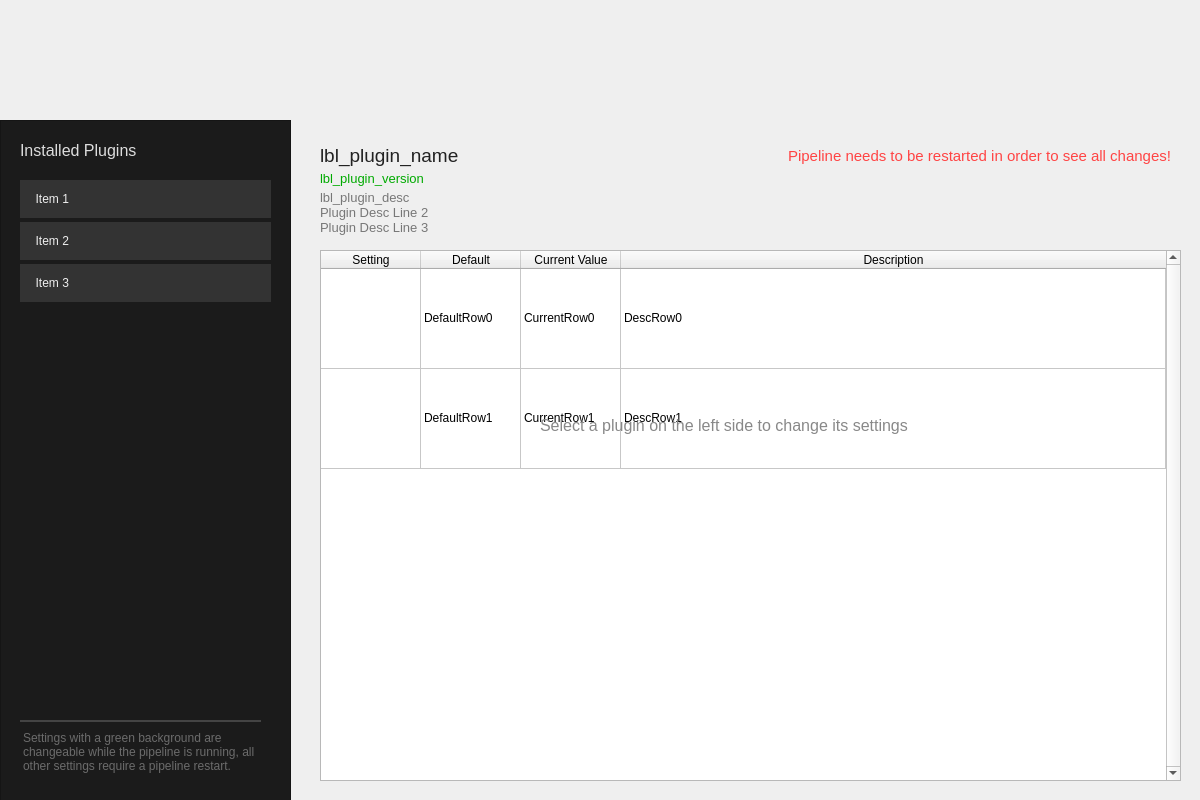
<?xml version="1.0" encoding="UTF-8"?>
<ui version="4.0">
 <class>MainWindow</class>
 <widget class="QMainWindow" name="MainWindow">
  <property name="geometry">
   <rect>
    <x>0</x>
    <y>0</y>
    <width>1200</width>
    <height>800</height>
   </rect>
  </property>
  <property name="sizePolicy">
   <sizepolicy hsizetype="Fixed" vsizetype="Fixed">
    <horstretch>0</horstretch>
    <verstretch>0</verstretch>
   </sizepolicy>
  </property>
  <property name="minimumSize">
   <size>
    <width>1200</width>
    <height>800</height>
   </size>
  </property>
  <property name="maximumSize">
   <size>
    <width>1200</width>
    <height>800</height>
   </size>
  </property>
  <property name="windowTitle">
   <string>RenderPipeline Plugin Configurator</string>
  </property>
  <property name="windowIcon">
   <iconset resource="resources.qrc">
    <normaloff>:/icon/res/icon.png</normaloff>:/icon/res/icon.png</iconset>
  </property>
  <property name="styleSheet">
   <string notr="true"/>
  </property>
  <widget class="QWidget" name="centralwidget">
   <widget class="QListWidget" name="lst_plugins">
    <property name="geometry">
     <rect>
      <x>20</x>
      <y>180</y>
      <width>251</width>
      <height>521</height>
     </rect>
    </property>
    <property name="styleSheet">
     <string notr="true">QListWidget::item {

padding: 12px 6px;
background: #333;
outline: 0 !important;
margin-bottom: 4px;

}

QListWidget::item:hover {
background: #3a3a3a;
}

QListWidget::item:selected {
background: #9a3;
}

QListWidget {
background: #1b1b1b;
padding: 0;
color: #eee;
/*
background: #222;
padding: 5px 8px;
border: 1px solid #444;
*/
}

* {
outline: 0;
}
</string>
    </property>
    <property name="frameShape">
     <enum>QFrame::NoFrame</enum>
    </property>
    <property name="lineWidth">
     <number>0</number>
    </property>
    <item>
     <property name="text">
      <string>  Item 1</string>
     </property>
    </item>
    <item>
     <property name="text">
      <string>  Item 2</string>
     </property>
    </item>
    <item>
     <property name="text">
      <string>  Item 3</string>
     </property>
    </item>
   </widget>
   <widget class="QFrame" name="frame_details">
    <property name="geometry">
     <rect>
      <x>290</x>
      <y>120</y>
      <width>911</width>
      <height>671</height>
     </rect>
    </property>
    <property name="frameShape">
     <enum>QFrame::NoFrame</enum>
    </property>
    <property name="frameShadow">
     <enum>QFrame::Plain</enum>
    </property>
    <property name="lineWidth">
     <number>1</number>
    </property>
    <widget class="QLabel" name="lbl_plugin_name">
     <property name="geometry">
      <rect>
       <x>30</x>
       <y>20</y>
       <width>281</width>
       <height>31</height>
      </rect>
     </property>
     <property name="font">
      <font>
       <pointsize>14</pointsize>
      </font>
     </property>
     <property name="styleSheet">
      <string notr="true">color: #222;</string>
     </property>
     <property name="text">
      <string>lbl_plugin_name</string>
     </property>
     <property name="textFormat">
      <enum>Qt::PlainText</enum>
     </property>
    </widget>
    <widget class="QLabel" name="lbl_plugin_version">
     <property name="geometry">
      <rect>
       <x>30</x>
       <y>50</y>
       <width>591</width>
       <height>16</height>
      </rect>
     </property>
     <property name="palette">
      <palette>
       <active>
        <colorrole role="WindowText">
         <brush brushstyle="SolidPattern">
          <color alpha="255">
           <red>0</red>
           <green>170</green>
           <blue>0</blue>
          </color>
         </brush>
        </colorrole>
       </active>
       <inactive>
        <colorrole role="WindowText">
         <brush brushstyle="SolidPattern">
          <color alpha="255">
           <red>0</red>
           <green>170</green>
           <blue>0</blue>
          </color>
         </brush>
        </colorrole>
       </inactive>
       <disabled>
        <colorrole role="WindowText">
         <brush brushstyle="SolidPattern">
          <color alpha="255">
           <red>120</red>
           <green>120</green>
           <blue>120</blue>
          </color>
         </brush>
        </colorrole>
       </disabled>
      </palette>
     </property>
     <property name="font">
      <font>
       <pointsize>10</pointsize>
      </font>
     </property>
     <property name="text">
      <string>lbl_plugin_version</string>
     </property>
     <property name="textFormat">
      <enum>Qt::PlainText</enum>
     </property>
    </widget>
    <widget class="QLabel" name="lbl_plugin_desc">
     <property name="geometry">
      <rect>
       <x>30</x>
       <y>70</y>
       <width>591</width>
       <height>51</height>
      </rect>
     </property>
     <property name="font">
      <font>
       <pointsize>10</pointsize>
      </font>
     </property>
     <property name="styleSheet">
      <string notr="true">color: #777</string>
     </property>
     <property name="text">
      <string>lbl_plugin_desc
Plugin Desc Line 2
Plugin Desc Line 3</string>
     </property>
     <property name="textFormat">
      <enum>Qt::PlainText</enum>
     </property>
     <property name="alignment">
      <set>Qt::AlignLeading|Qt::AlignLeft|Qt::AlignTop</set>
     </property>
     <property name="wordWrap">
      <bool>true</bool>
     </property>
    </widget>
    <widget class="QTableWidget" name="table_plugin_settings">
     <property name="geometry">
      <rect>
       <x>30</x>
       <y>130</y>
       <width>861</width>
       <height>531</height>
      </rect>
     </property>
     <property name="frameShape">
      <enum>QFrame::StyledPanel</enum>
     </property>
     <property name="verticalScrollBarPolicy">
      <enum>Qt::ScrollBarAlwaysOn</enum>
     </property>
     <property name="editTriggers">
      <set>QAbstractItemView::NoEditTriggers</set>
     </property>
     <property name="showDropIndicator" stdset="0">
      <bool>false</bool>
     </property>
     <property name="dragDropOverwriteMode">
      <bool>false</bool>
     </property>
     <property name="alternatingRowColors">
      <bool>false</bool>
     </property>
     <property name="selectionMode">
      <enum>QAbstractItemView::NoSelection</enum>
     </property>
     <property name="verticalScrollMode">
      <enum>QAbstractItemView::ScrollPerPixel</enum>
     </property>
     <property name="showGrid">
      <bool>true</bool>
     </property>
     <property name="gridStyle">
      <enum>Qt::SolidLine</enum>
     </property>
     <property name="wordWrap">
      <bool>true</bool>
     </property>
     <property name="cornerButtonEnabled">
      <bool>false</bool>
     </property>
     <attribute name="horizontalHeaderVisible">
      <bool>true</bool>
     </attribute>
     <attribute name="horizontalHeaderCascadingSectionResizes">
      <bool>true</bool>
     </attribute>
     <attribute name="horizontalHeaderHighlightSections">
      <bool>true</bool>
     </attribute>
     <attribute name="horizontalHeaderMinimumSectionSize">
      <number>100</number>
     </attribute>
     <attribute name="horizontalHeaderStretchLastSection">
      <bool>true</bool>
     </attribute>
     <attribute name="verticalHeaderVisible">
      <bool>false</bool>
     </attribute>
     <attribute name="verticalHeaderCascadingSectionResizes">
      <bool>false</bool>
     </attribute>
     <attribute name="verticalHeaderDefaultSectionSize">
      <number>80</number>
     </attribute>
     <attribute name="verticalHeaderHighlightSections">
      <bool>false</bool>
     </attribute>
     <attribute name="verticalHeaderMinimumSectionSize">
      <number>100</number>
     </attribute>
     <attribute name="verticalHeaderShowSortIndicator" stdset="0">
      <bool>false</bool>
     </attribute>
     <attribute name="verticalHeaderStretchLastSection">
      <bool>false</bool>
     </attribute>
     <row>
      <property name="text">
       <string>Row</string>
      </property>
      <property name="textAlignment">
       <set>AlignHCenter|AlignVCenter|AlignCenter</set>
      </property>
     </row>
     <row>
      <property name="text">
       <string>Row2</string>
      </property>
     </row>
     <column>
      <property name="text">
       <string>Setting</string>
      </property>
     </column>
     <column>
      <property name="text">
       <string>Default</string>
      </property>
      <property name="textAlignment">
       <set>AlignHCenter|AlignVCenter|AlignCenter</set>
      </property>
     </column>
     <column>
      <property name="text">
       <string>Current Value</string>
      </property>
     </column>
     <column>
      <property name="text">
       <string>Description</string>
      </property>
     </column>
     <item row="0" column="1">
      <property name="text">
       <string>DefaultRow0</string>
      </property>
     </item>
     <item row="0" column="2">
      <property name="text">
       <string>CurrentRow0</string>
      </property>
     </item>
     <item row="0" column="3">
      <property name="text">
       <string>DescRow0</string>
      </property>
     </item>
     <item row="1" column="1">
      <property name="text">
       <string>DefaultRow1</string>
      </property>
     </item>
     <item row="1" column="2">
      <property name="text">
       <string>CurrentRow1</string>
      </property>
     </item>
     <item row="1" column="3">
      <property name="text">
       <string>DescRow1</string>
      </property>
     </item>
    </widget>
    <widget class="QLabel" name="lbl_restart_pipeline">
     <property name="geometry">
      <rect>
       <x>400</x>
       <y>20</y>
       <width>481</width>
       <height>31</height>
      </rect>
     </property>
     <property name="font">
      <font>
       <pointsize>11</pointsize>
       <stylestrategy>PreferAntialias</stylestrategy>
      </font>
     </property>
     <property name="styleSheet">
      <string notr="true">color: #F44;</string>
     </property>
     <property name="text">
      <string>Pipeline needs to be restarted in order to see all changes!</string>
     </property>
     <property name="alignment">
      <set>Qt::AlignRight|Qt::AlignTrailing|Qt::AlignVCenter</set>
     </property>
    </widget>
   </widget>
   <widget class="QLabel" name="label">
    <property name="geometry">
     <rect>
      <x>0</x>
      <y>0</y>
      <width>1200</width>
      <height>120</height>
     </rect>
    </property>
    <property name="styleSheet">
     <string notr="true">border: 3px solid #000;
border-width: 0 0 0px 0;</string>
    </property>
    <property name="text">
     <string/>
    </property>
    <property name="pixmap">
     <pixmap resource="resources.qrc">:/res/res/plugin_configurator_logo.png</pixmap>
    </property>
   </widget>
   <widget class="QLabel" name="lbl_select_plugin">
    <property name="geometry">
     <rect>
      <x>540</x>
      <y>410</y>
      <width>391</width>
      <height>31</height>
     </rect>
    </property>
    <property name="font">
     <font>
      <pointsize>12</pointsize>
     </font>
    </property>
    <property name="styleSheet">
     <string notr="true">color: #888;</string>
    </property>
    <property name="text">
     <string>Select a plugin on the left side to change its settings</string>
    </property>
   </widget>
   <widget class="QFrame" name="frame">
    <property name="geometry">
     <rect>
      <x>0</x>
      <y>120</y>
      <width>291</width>
      <height>681</height>
     </rect>
    </property>
    <property name="autoFillBackground">
     <bool>false</bool>
    </property>
    <property name="styleSheet">
     <string notr="true">background: #1b1b1b;</string>
    </property>
    <property name="frameShape">
     <enum>QFrame::StyledPanel</enum>
    </property>
    <property name="frameShadow">
     <enum>QFrame::Raised</enum>
    </property>
    <widget class="QLabel" name="lbl_plugin_name_2">
     <property name="geometry">
      <rect>
       <x>20</x>
       <y>20</y>
       <width>251</width>
       <height>21</height>
      </rect>
     </property>
     <property name="font">
      <font>
       <pointsize>12</pointsize>
       <kerning>false</kerning>
      </font>
     </property>
     <property name="styleSheet">
      <string notr="true">color: #ddd;border: 0;</string>
     </property>
     <property name="text">
      <string>Installed Plugins</string>
     </property>
     <property name="textFormat">
      <enum>Qt::PlainText</enum>
     </property>
    </widget>
    <widget class="QLabel" name="lbl_hint_restart">
     <property name="geometry">
      <rect>
       <x>20</x>
       <y>600</y>
       <width>241</width>
       <height>61</height>
      </rect>
     </property>
     <property name="palette">
      <palette>
       <active>
        <colorrole role="WindowText">
         <brush brushstyle="SolidPattern">
          <color alpha="255">
           <red>107</red>
           <green>107</green>
           <blue>107</blue>
          </color>
         </brush>
        </colorrole>
        <colorrole role="Button">
         <brush brushstyle="SolidPattern">
          <color alpha="255">
           <red>27</red>
           <green>27</green>
           <blue>27</blue>
          </color>
         </brush>
        </colorrole>
        <colorrole role="Base">
         <brush brushstyle="SolidPattern">
          <color alpha="255">
           <red>27</red>
           <green>27</green>
           <blue>27</blue>
          </color>
         </brush>
        </colorrole>
        <colorrole role="Window">
         <brush brushstyle="SolidPattern">
          <color alpha="255">
           <red>27</red>
           <green>27</green>
           <blue>27</blue>
          </color>
         </brush>
        </colorrole>
       </active>
       <inactive>
        <colorrole role="WindowText">
         <brush brushstyle="SolidPattern">
          <color alpha="255">
           <red>107</red>
           <green>107</green>
           <blue>107</blue>
          </color>
         </brush>
        </colorrole>
        <colorrole role="Button">
         <brush brushstyle="SolidPattern">
          <color alpha="255">
           <red>27</red>
           <green>27</green>
           <blue>27</blue>
          </color>
         </brush>
        </colorrole>
        <colorrole role="Base">
         <brush brushstyle="SolidPattern">
          <color alpha="255">
           <red>27</red>
           <green>27</green>
           <blue>27</blue>
          </color>
         </brush>
        </colorrole>
        <colorrole role="Window">
         <brush brushstyle="SolidPattern">
          <color alpha="255">
           <red>27</red>
           <green>27</green>
           <blue>27</blue>
          </color>
         </brush>
        </colorrole>
       </inactive>
       <disabled>
        <colorrole role="WindowText">
         <brush brushstyle="SolidPattern">
          <color alpha="255">
           <red>120</red>
           <green>120</green>
           <blue>120</blue>
          </color>
         </brush>
        </colorrole>
        <colorrole role="Button">
         <brush brushstyle="SolidPattern">
          <color alpha="255">
           <red>27</red>
           <green>27</green>
           <blue>27</blue>
          </color>
         </brush>
        </colorrole>
        <colorrole role="Base">
         <brush brushstyle="SolidPattern">
          <color alpha="255">
           <red>27</red>
           <green>27</green>
           <blue>27</blue>
          </color>
         </brush>
        </colorrole>
        <colorrole role="Window">
         <brush brushstyle="SolidPattern">
          <color alpha="255">
           <red>27</red>
           <green>27</green>
           <blue>27</blue>
          </color>
         </brush>
        </colorrole>
       </disabled>
      </palette>
     </property>
     <property name="font">
      <font>
       <pointsize>9</pointsize>
       <stylestrategy>PreferAntialias</stylestrategy>
       <kerning>true</kerning>
      </font>
     </property>
     <property name="styleSheet">
      <string notr="true">background: #1b1b1b;
border-top: 2px solid #444;
border-right: 0px solid #9A3;</string>
     </property>
     <property name="text">
      <string>Settings with a green background are changeable while the pipeline is running, all other settings require a pipeline restart.</string>
     </property>
     <property name="textFormat">
      <enum>Qt::PlainText</enum>
     </property>
     <property name="scaledContents">
      <bool>false</bool>
     </property>
     <property name="alignment">
      <set>Qt::AlignLeading|Qt::AlignLeft|Qt::AlignVCenter</set>
     </property>
     <property name="wordWrap">
      <bool>true</bool>
     </property>
    </widget>
   </widget>
   <zorder>frame</zorder>
   <zorder>lst_plugins</zorder>
   <zorder>frame_details</zorder>
   <zorder>label</zorder>
   <zorder>lbl_select_plugin</zorder>
  </widget>
  <widget class="QMenuBar" name="menubar">
   <property name="geometry">
    <rect>
     <x>0</x>
     <y>0</y>
     <width>1200</width>
     <height>21</height>
    </rect>
   </property>
  </widget>
 </widget>
 <resources>
  <include location="resources.qrc"/>
 </resources>
 <connections/>
</ui>
